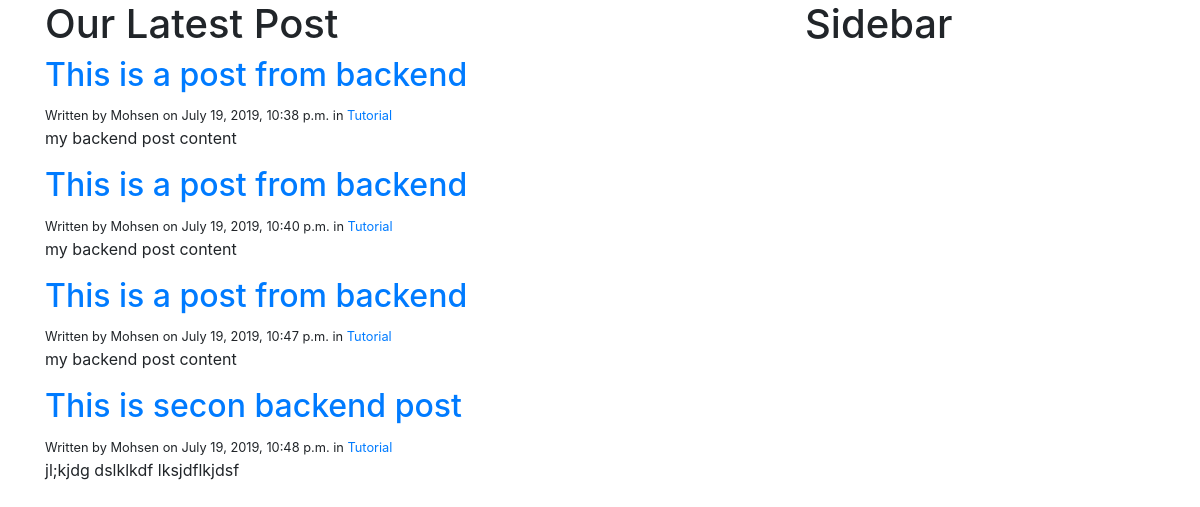
The page / on the database its author committed.
### blog/models.py (models this page shows, shortened)
class Post(models.Model):
    STATUS_CHOICES = (
        ('draft','Draft'),
        ('published', 'Published'),
    )
    category = models.ForeignKey(Category,null=True, on_delete=models.DO_NOTHING)
    title = models.CharField(max_length=250)
    slug = models.SlugField(max_length=250, unique=True)
    content = models.TextField()
    seo_title = models.CharField(max_length=250)
    seo_description = models.CharField(max_length=160)
    author = models.ForeignKey(User, related_name='blog_post', on_delete=models.CASCADE,)
    published = models.DateTimeField(default=timezone.now)
    created = models.DateTimeField(auto_now_add=True)
    updated = models.DateTimeField(auto_now=True)
    status = models.CharField(max_length=9, choices=STATUS_CHOICES, default ='draft')
    def get_absolute_url(self):
        return reverse("blog:post_detail", kwargs={'slug':self.slug})

class Category(models.Model):
    name=models.CharField( max_length=250)
    slug=models.SlugField(max_length=250, unique=True)
    class Meta:
        ordering =('name',)
        verbose_name ='category'
        verbose_name_plural = 'categories'
    def get_absolute_url(self):
        return reverse("blog:list_of_post_by_category", args=[self.slug])
    def __str__(self):
        return self.name

### blog/views.py (the view)
# urls.py: path('', views.list_of_post, name='list_of_post'),
def list_of_post(request):
    post= Post.objects.filter(status='published')
    paginator = Paginator(post, 4)
    page = request.GET.get('page')
    try:
        posts = paginator.page(page)
    except PageNotAnInteger:
        posts = paginator.page(1)
    except EmptyPage:
        posts = paginator.page(paginator.num_pages)
    template ='blog/post/list_of_post.html'
    context = {'posts':posts, 'page':page}
    return render(request, template , context)

### blog/templates/blog/post/list_of_post.html (shortened to what this page needs)
{%  extends 'blog/base.html' %}
{% block content %}
<div class="row">
    <div class="col-md-8">
        <div class="page-header">
            <h1>Our Latest Post</h1>
        </div>
        {% for post in posts %}
            <h2><a href="{{ post.get_absolute_url}}">{{post.title }}</a></h2>
            <small>Written by {{ post.author}} on
            {{post.published}} in <a href="
            {{post.category.get_absolute_url}}">
            {{post.category}}</a></small>
            {{post.content|truncatewords:40|linebreaks}}
        {% endfor %}
    </div>
        <div class="col-md-4">
            <div class="page-header">
                <h1>Sidebar</h1>
            </div>
</div>
{% endblock %}

### blog/templates/blog/base.html (shortened to what this page needs)
<!DOCTYPE html>
{% load static %}
<html lang="en">
<head>
    <link rel="stylesheet" href="{%static 'css/bootstrap.min.css'%}">
</head>
<body>
    <div class="container">
            {% block content %}
            {% endblock %}
    </div>
</body>
</html>

### rows shown on the page
Post: title "This is a post from backend", author "Mohsen", published "July 19, 2019, 10:38 p.m.", category "Tutorial", content "my backend post content"
Post: title "This is a post from backend", author "Mohsen", published "July 19, 2019, 10:40 p.m.", category "Tutorial", content "my backend post content"
Post: title "This is a post from backend", author "Mohsen", published "July 19, 2019, 10:47 p.m.", category "Tutorial", content "my backend post content"
Post: title "This is secon backend post", author "Mohsen", published "July 19, 2019, 10:48 p.m.", category "Tutorial", content "jl;kjdg dslklkdf lksjdflkjdsf"
